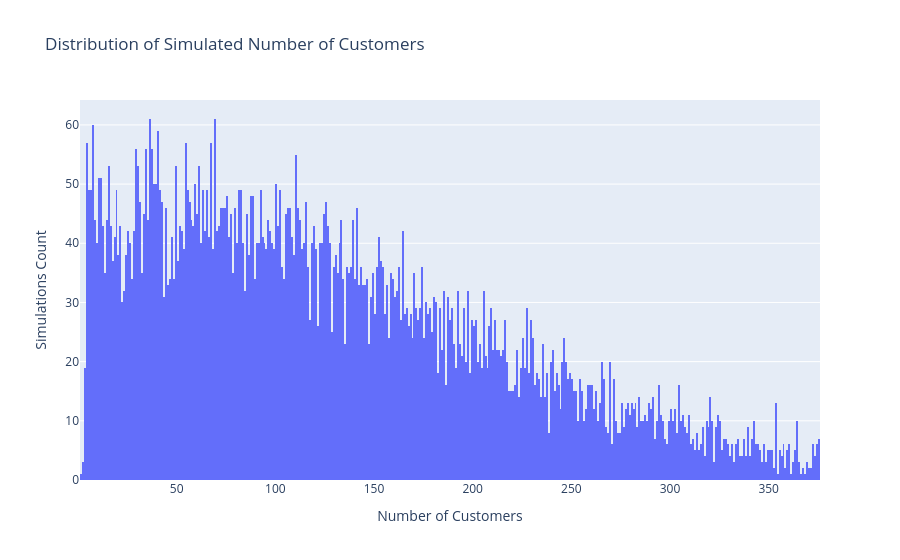

The notebook cell saved with this chart:
### Code cell
kva_rating = npg_substations_df.loc[npg_substations_df["site_name"] == "SEVENTH STREET HORDEN"]["kva_rating"].values[0]

# Get the empirical distribution data
kva_per_customer_values = ukpn_substations_df["kva_per_customer"].dropna().values

# Drop zeros from kva_per_customer_values to avoid division by zero
kva_per_customer_values = kva_per_customer_values[kva_per_customer_values != 0]

# Perform Monte Carlo simulation
n_simulations = 10000  # Number of simulations to run
simulated_customer_count = []

for _ in range(n_simulations):
    # Randomly sample from the empirical distribution
    sampled_kva_per_customer = np.random.choice(kva_per_customer_values)
    # Add a bit of noise to counteract the rounding in kva_per_customer
    sampled_kva_per_customer = sampled_kva_per_customer * (1 + np.random.normal(0, 0.07))
    # Calculate estimated number of customers
    estimated_customers = kva_rating / sampled_kva_per_customer
    simulated_customer_count.append(round(estimated_customers))

# Convert to numpy array for easier analysis
simulated_customer_count = np.array(simulated_customer_count)

# Analyze the results
print(f"Mean estimated customers: {np.mean(simulated_customer_count):.1f}")
print(f"Median estimated customers: {np.median(simulated_customer_count):.1f}")
print(f"95% confidence interval: [{np.percentile(simulated_customer_count, 2.5):.1f}, {np.percentile(simulated_customer_count, 97.5):.1f}]")
upper_bound = np.percentile(simulated_customer_count, 97.5)

# Visualize the distribution
fig = go.Figure(data=[go.Histogram(
    x=simulated_customer_count,
    xbins=dict(start=0, end=upper_bound + 1, size=1),
    name='Simulated Number of Customers'
)])

fig.update_layout(
    title='Distribution of Simulated Number of Customers',
    xaxis_title='Number of Customers',
    yaxis_title='Simulations Count'
)

fig.show()

### Figure 1 — Plotly figure (JSON) as saved in the notebook; plotly's stock layout.template omitted (floating-point values rounded to 4 significant figures; data arrays with more than 128 entries replaced by an {"elided": "..."} marker saying what was removed)
{"data": [{"name": "Simulated Number of Customers", "type": "histogram", "x": {"elided": "10000 int values"}, "xbins": {"end": 376, "size": 1, "start": 0}}], "layout": {"title": {"text": "Distribution of Simulated Number of Customers"}, "xaxis": {"title": {"text": "Number of Customers"}}, "yaxis": {"title": {"text": "Simulations Count"}}}}
